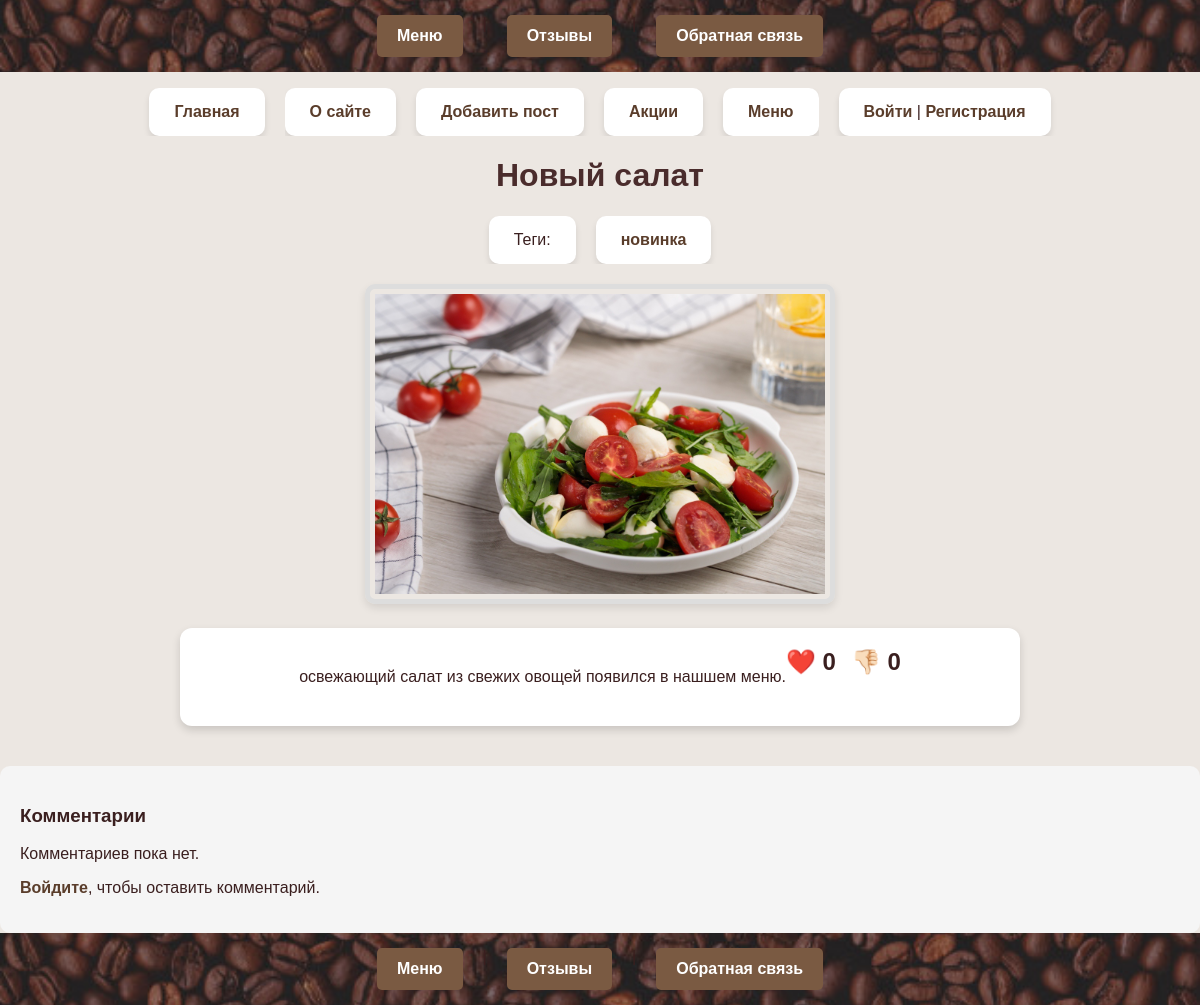
/post/novyj-salat/, run on an earlier commit of the app's database.
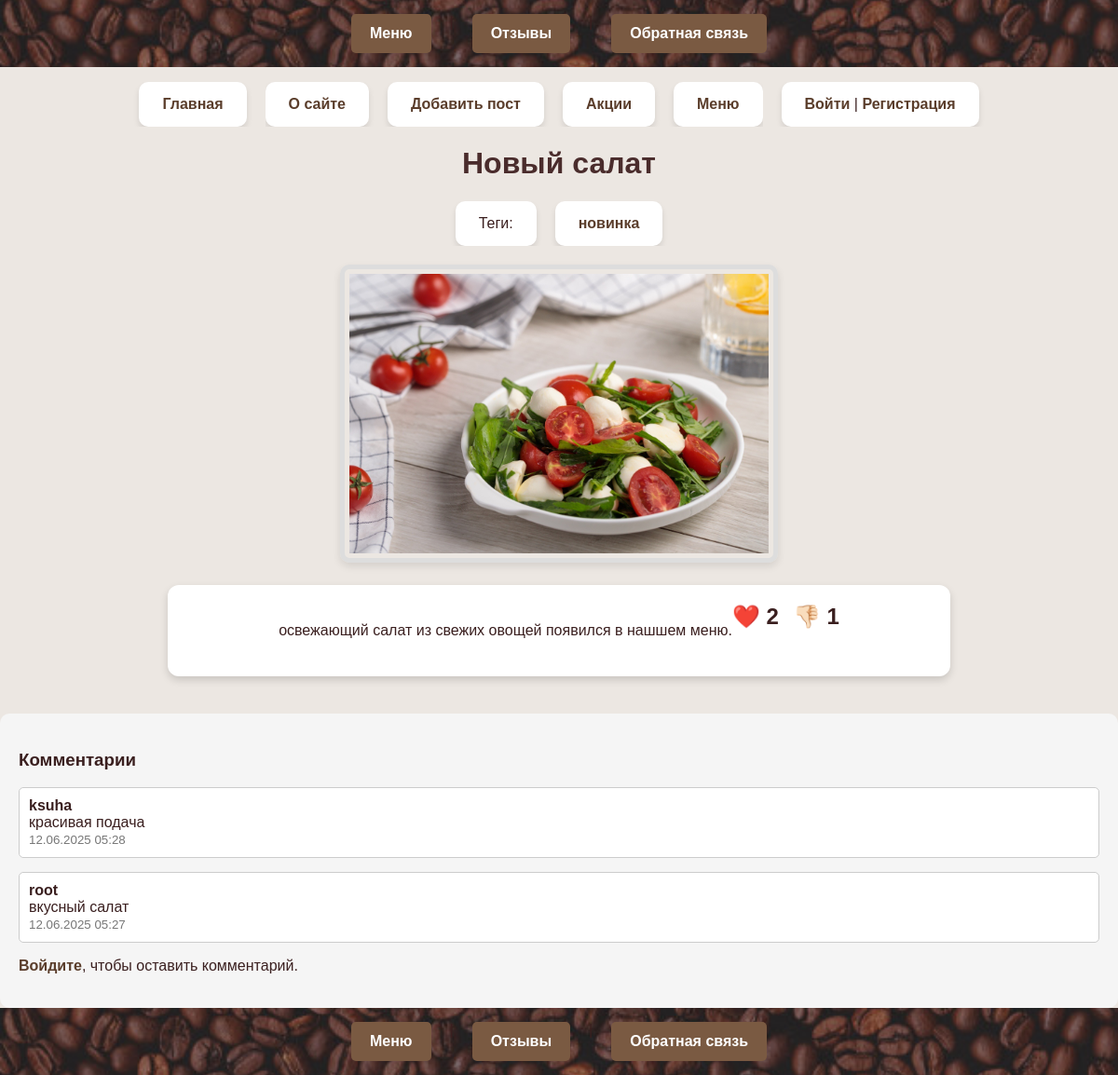
And on a later commit of the database.
### menu/models.py (models this page shows, shortened)
class Menu(models.Model):
    class Status(models.IntegerChoices):
        DRAFT = 0, 'Черновик'
        PUBLISHED = 1, 'Опубликовано'
    title = models.CharField(max_length=255 ,verbose_name="Заголовок")
    slug = models.SlugField(max_length=255,
                            db_index=True, unique=True, validators=[MinLengthValidator(5),MaxLengthValidator(100),])
    content = models.TextField(blank=True ,verbose_name="Текст поста")
    time_create = models.DateTimeField(auto_now_add=True ,verbose_name="Время создания")
    time_update = models.DateTimeField(auto_now=True ,verbose_name="Время изменения")
    is_published = models.BooleanField(choices=tuple(map(lambda x:  (bool(x[0]), x[1]), Status.choices)),
                        default=Status.DRAFT, verbose_name="Статус")
    cat = models.ForeignKey('Category' ,on_delete=models.CASCADE, related_name='posts' ,verbose_name="Категория")
    tags = models.ManyToManyField('TagPost', blank=True, related_name='tags' ,verbose_name="Теги")
    days_count = models.PositiveIntegerField(blank=True ,default=0)
    objects = models.Manager()
    published = PublishedManager()
    photo = models.ImageField(upload_to="photos/%Y/%m/%d/",
                              default=None, blank=True, null=True,
                              verbose_name="Фото")
    author = models.ForeignKey(get_user_model(),
                               on_delete=models.SET_NULL, related_name='posts',
                               null=True, default=None)
    class Meta:
        verbose_name = 'Новости кофейни'
        verbose_name_plural = 'Новости кофейни'
        ordering = ['-time_create']
        indexes = [models.Index(fields=['-time_create'])]
    def __str__(self):
        return self.title

class TagPost(models.Model):
    tag = models.CharField(max_length=100,
                           db_index=True)
    slug = models.SlugField(max_length=255,
                            unique=True, db_index=True)
    def get_absolute_url(self):
        return reverse('tag', kwargs={'tag_slug':
                                          self.slug})

class Comment(models.Model):
    post = models.ForeignKey(Menu, on_delete=models.CASCADE, related_name='comments')
    author = models.ForeignKey(get_user_model(), on_delete=models.SET_NULL, null=True)
    content = models.TextField(verbose_name='Комментарий')
    created_at = models.DateTimeField(auto_now_add=True)
    class Meta:
        ordering = ['-created_at']

### users/models.py (models this page shows)
class User(AbstractUser):
 photo =models.ImageField(upload_to="users/%Y/%m/%d/",blank=True, null=True, verbose_name="Фотография")
 date_birth = models.DateTimeField(blank=True,null=True, verbose_name="Дата рождения")

### menu/views.py (the view)
# urls.py: path('post/<slug:post_slug>/', views.ShowPost.as_view(),name='post'),
class ShowPost(DataMixin, DetailView):
    model = Menu
    template_name = 'menu/post.html'
    slug_url_kwarg = 'post_slug'
    context_object_name = 'post'
    def get_context_data(self, **kwargs):
        context = super().get_context_data(**kwargs)
        post = self.get_object()
        context['comment_form'] = CommentForm()
        context['comments'] = post.comments.all()
        context['likes'] = post.reactions.filter(reaction='like').count()
        context['dislikes'] = post.reactions.filter(reaction='dislike').count()
        user_reaction = None
        if self.request.user.is_authenticated:
            user_reaction = post.reactions.filter(user=self.request.user).first()
        context['user_reaction'] = user_reaction.reaction if user_reaction else None
        return self.get_mixin_context(context, title=post)
    def post(self, request, *args, **kwargs):
        post = self.get_object()
        if "comment_submit" in request.POST:
            form = CommentForm(request.POST)
            if form.is_valid():
                comment = form.save(commit=False)
                comment.post = post
                comment.author = request.user
                comment.save()
        elif "reaction" in request.POST and request.user.is_authenticated:
            reaction_type = request.POST.get("reaction")
            Reaction.objects.update_or_create(
                post=post, user=request.user,
                defaults={"reaction": reaction_type}
            )
        return HttpResponseRedirect(reverse('post', kwargs={'post_slug': post.slug}))

### menu/templatetags/menu_tags.py (called while the page is built)
@register.simple_tag()
def get_categories():
    return Category.objects.all()

### menu/utils.py (called while the page is built)
    def get_mixin_context(self, context, **kwargs):
        if self.title_page:
            context['title'] = self.title_page
        context['menu1'] = menu1
        context['cat_selected'] = None
        context.update(kwargs)
        return context

### users/context_processors.py (called while the page is built)
def get_menu_context(request):
 return {'mainmenu': menu1}

### menu/templates/menu/post.html (shortened to what this page needs)
{% extends 'base.html' %}
{% block content %}
  <h1>{{ post.title }}</h1>
{% block breadcrumbs %}
    {% with post.tags.all as tags %}
        {% if tags %}
            <ul class="tags-list">
                <li>Теги:</li>
                {% for t in tags %}
                    <li><a href="{{ t.get_absolute_url }}">{{ t.tag }}</a></li>
                {% endfor %}
            </ul>
        {% endif %}
    {% endwith %}
{% endblock %}
{% if post.photo %}
    <div class="cover">
        <img class="img-article-left" src="{{ post.photo.url }}" alt="{{ post.title }}">
    </div>
{% endif %}
<div class="post-content" style="margin-bottom: 20px;">
    {{ post.content|linebreaks }}
    <div class="post-reactions" style="margin-bottom: 30px;">
    {% if user.is_authenticated %}
        <form method="post" style="display: flex; align-items: center; gap: 15px;">
            {% csrf_token %}
            <button type="submit" name="reaction" value="like"
                    style="font-size: 24px; background: none; border: none; cursor: pointer;
                           {% if user_reaction == 'like' %}color:red; font-weight:bold;{% endif %}">
                ❤️ {{ likes }}
            </button>
            <button type="submit" name="reaction" value="dislike"
                    style="font-size: 24px; background: none; border: none; cursor: pointer;
                           {% if user_reaction == 'dislike' %}color:darkred; font-weight:bold;{% endif %}">
                👎🏻 {{ dislikes }}
            </button>
        </form>
    {% else %}
        <div style="display: flex; align-items: center; gap: 15px;">
            <a href="{% url 'users:login' %}?next={{ request.path }}"
               style="font-size: 24px; text-decoration: none; color: inherit;">
                ❤️ {{ likes }}
            </a>
            <a href="{% url 'users:login' %}?next={{ request.path }}"
               style="font-size: 24px; text-decoration: none; color: inherit;">
                👎🏻 {{ dislikes }}
            </a>
        </div>
    {% endif %}
</div>
</div>
<div class="feedback-block" style="margin-top: 40px; background: #f5f5f5; padding: 20px; border-radius: 10px;">
    <h3>Комментарии</h3>
    {% for comment in comments %}
    <div style="margin-bottom: 15px; padding: 10px; background: #fff; border: 1px solid #ccc; border-radius: 5px;">
        <strong>{{ comment.author }}</strong><br>
        {{ comment.content }}<br>
        <small style="color: #777;">{{ comment.created_at|date:"d.m.Y H:i" }}</small>
    </div>
{% empty %}
    <p>Комментариев пока нет.</p>
{% endfor %}
    {% if user.is_authenticated %}
        <h4 style="margin-top: 30px;">Добавить комментарий</h4>
        <form method="post">
            {% csrf_token %}
            {{ comment_form.as_p }}
            <button type="submit" name="comment_submit" style="margin-top: 10px;">Отправить</button>
        </form>
    {% else %}
        <p><a href="{% url 'users:login' %}">Войдите</a>, чтобы оставить комментарий.</p>
    {% endif %}
</div>
{% endblock %}

### templates/base.html (shortened to what this page needs)
<!DOCTYPE html>
{% load static %}
{% load menu_tags %}
{% get_categories as categories %}
<html>
<link type="text/css" href="{% static 'menu/css/styles.css' %}" rel="stylesheet"/>
<link type="text/css" rel="stylesheet" href="{% static 'users/css/styles.css' %}">
<head>
    {% include 'menu/includes/nav.html' %}
</head>
<body>
<ul>
    <li><a href="{% url 'home' %}">Главная</a></li>
    {% block mainmenu %}
    <div class="header">
        <ul id="mainmenu"
            class="mainmenu">
            {% for m in mainmenu %}
            {% if m.url_name != 'addpost' %}
            <li><a href="{% url m.url_name %}">{{ m.title }}</a></li>
            {% else %}
            {% if perms.menu.add_post %}
            <li><a href="{% url m.url_name %}">{{ m.title }}</a></li>
            {% endif %}
            {% endif %}
            {% endfor %}
        </ul>
    </div>
    {% endblock mainmenu %}
    {% if user.is_authenticated %}
    <li class="last"> <a href="{% url 'users:profile'%}">{{user.username}}</a>  |
    <form method="post" action="{% url 'users:logout' %}" style="display: inline;">
    {% csrf_token %}
    <button type="submit" style="background: none; border: none; padding: 0; font: inherit; color: blue; cursor: pointer;">
        Выйти
    </button>
</form>
    </li>
    {% else %}
    <li class="last"><a href="{% url 'users:login'%}">Войти</a> | <a href="{% url 'users:register'%}">Регистрация</a></li>
    {% endif %}
</ul>
{% block content %}{% endblock %}
</body>
{% include 'menu/includes/nav.html' %}
</html>

### menu/templates/menu/includes/nav.html
<nav>
 <a href="#">Меню</a> |
 <a href="#">Отзывы</a> |
 <a href="#">Обратная связь</a>
</nav>

### menu/static/menu/css/styles.css (style rules this page uses)
body { font-family: 'Arial', sans-serif; background-color: #ece7e2; color: #3a1f1f; margin: 0; padding: 0; }
nav { padding: 15px 0; text-align: center; display: flex; justify-content: center; gap: 20px; flex-wrap: wrap; }
nav a { color: #fff; text-decoration: none; padding: 12px 20px; font-weight: bold; background-color: #7a5a42; border-radius: 5px; transition: background-color 0.3s ease; }
h1, h2 { color: #4a2c2c; text-align: center; }
ul { list-style-type: none; padding: 0; display: flex; flex-wrap: wrap; justify-content: center; gap: 20px; overflow-x: hidden; }
li { background: #fff; padding: 15px 25px; border-radius: 10px; box-shadow: 0px 4px 6px rgba(0, 0, 0, 0.1); flex: 0 1 auto; text-align: center; }
a { color: #5a3d2b; text-decoration: none; font-weight: bold; }
.post-content { display: flex; justify-content: center; align-items: center; text-align: center; background-color: #fff; padding: 20px; border-radius: 12px; box-shadow: 0px 4px 8px rgba(0, 0, 0, 0.15); max-width: 800px; margin: 20px auto; }
.cover { text-align: center; margin: 20px 0; }
.cover img { max-width: 100%; height: auto; max-height: 300px; border: 5px solid #ddd; border-radius: 10px; padding: 5px; box-shadow: 0 4px 8px rgba(0, 0, 0, 0.1); }

What changed in the data, as far as the page shows it:
added Comment: author "ksuha", content "красивая подача", created_at "12.06.2025 05:28"
added Comment: author "root", content "вкусный салат", created_at "12.06.2025 05:27"
Also different on the page:
{{ likes }}: "0" → "2"
{{ dislikes }}: "0" → "1"
text no longer shown: "Комментариев пока нет."
